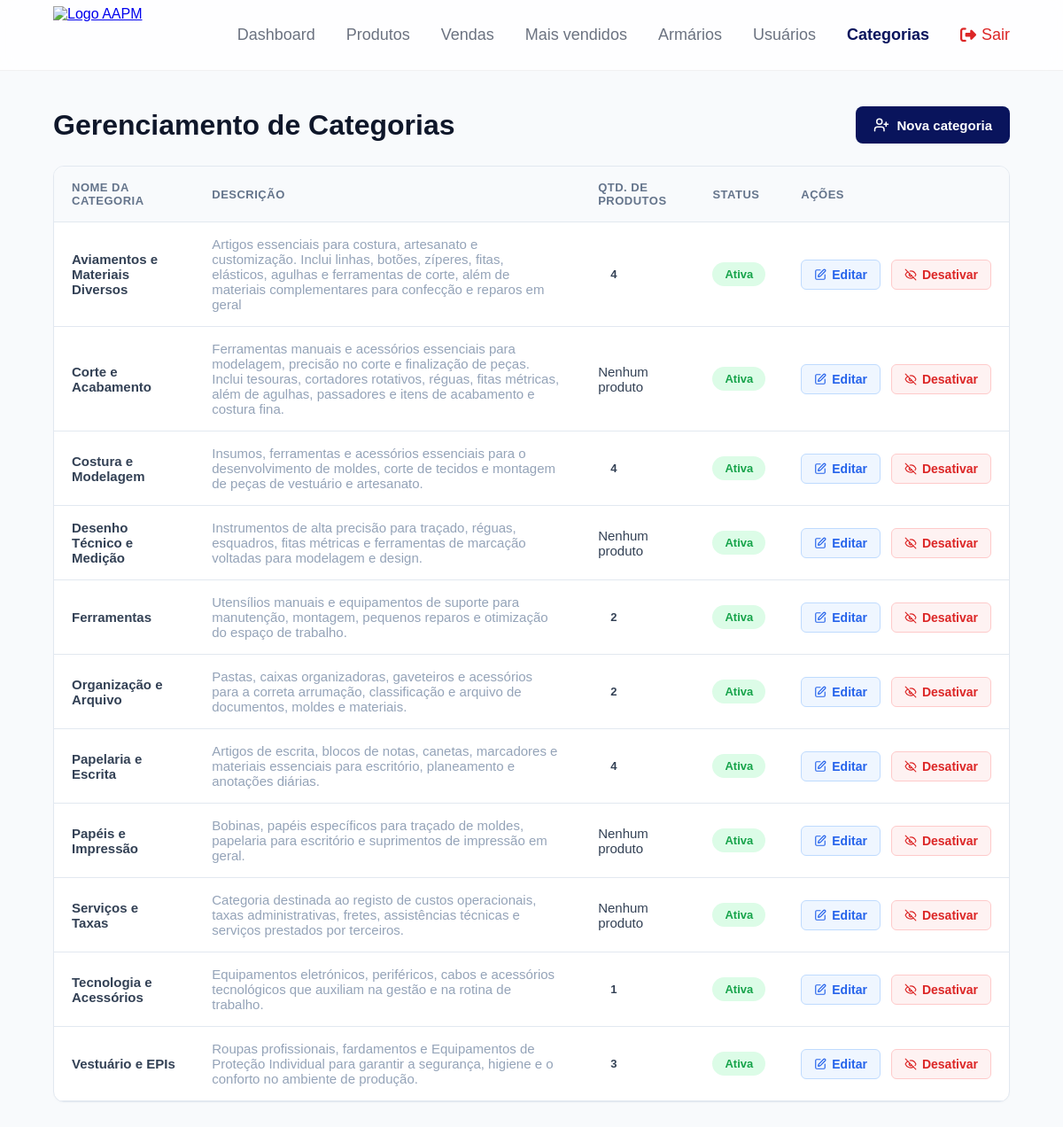
Page /categorias/ (signed in) on the committed database.
### app/models/categoria.py (models this page shows)
class Categoria(Base):
    __tablename__ = "categorias"
    id = Column(Integer, primary_key=True, index=True)
    nome = Column(String(100), unique=True, index=True, nullable=False)
    ativo = Column(Boolean, default=True)
    descricao = Column(String(255), nullable=True)
    produtos = relationship("Produto", back_populates="categoria", lazy="select")

### app/controllers/categorias_controller.py (the view)
@router.get("/")
def listar_categorias(
    request: Request,
    db: Session = Depends(get_db),
    admin = Depends(get_admin)
):
    categorias_db = db.query(Categoria).order_by(Categoria.nome).all()
    return templates.TemplateResponse(
        request,
        "categoria/index.html",
        {
            "request": request,
            "categorias": categorias_db,
            "usuario": admin
        }
    )

### app/templates/categoria/index.html (shortened to what this page needs)
<!DOCTYPE html>
<html lang="pt-BR">
<head>
    <link rel="stylesheet" href="/static/css/categoria.css">
    <link rel="stylesheet" href="https://cdnjs.cloudflare.com/ajax/libs/font-awesome/6.5.2/css/all.min.css">
</head>
<body>
    <header>
        <nav class="navbar">
            <div class="logo">
                <a href="#">
                    <img src="/static/img/logo.png" alt="Logo AAPM">
                </a>
            </div>
            <ul class="menu">
                <li><a href="/">Dashboard</a></li>
                <li><a href="/produtos">Produtos</a></li>
                <li><a href="/pdv/historico">Vendas</a></li>
                <li><a href="/mais_vendidos">Mais vendidos</a></li>
                <li><a href="/armarios">Armários</a></li>
                {% if usuario.role == 'admin' %}
                <li><a href="/usuarios" class="nav-link">Usuários</a></li>
                <li><a href="/categorias" class="active">Categorias</a></li>
                {% endif %}
                <li><a href="/auth/logout" class="btn-sair"><i class="fa-solid fa-right-from-bracket"></i> Sair</a></li>
            </ul>
        </nav>
    </header>
    <main class="main-content">
        <div class="page-header">
            <h1>Gerenciamento de Categorias</h1>
            <a href="/categorias/nova" class="btn-create">
                <i data-lucide="user-plus" style="width: 18px; height: 18px;"></i>
                Nova categoria
            </a>
        </div>
        <div class="table-container">
            <table>
                <thead>
                    <tr>
                        <th>Nome da Categoria</th>
                        <th>Descrição</th>
                        <th>Qtd. de Produtos</th>
                        <th>Status</th>
                        <th>Ações</th>
                    </tr>
                </thead>
                <tbody>
                    {% for c in categorias %}
                    <tr>
                        <td style="font-weight: 600;">{{ c.nome }}</td>
                        <td style="color: #94a3b8;">{{ c.descricao or 'Sem descrição' }}</td>
                        <td>
                            {% if c.produtos|length > 0 %}
                            <span class="badge badge-count">{{ c.produtos|length }}</span>
                            {% else %}
                            <span class="text-muted">Nenhum
                                produto</span>
                            {% endif %}
                        </td>
                        <td>
                            {% if c.ativo %}
                            <span class="badge badge-active">Ativa</span>
                            {% else %}
                            <span class="badge badge-inactive">Inativa</span>
                            {% endif %}
                        </td>
                        <td>
                            <div class="actions-cell">
                                <a href="/categorias/{{ c.id }}/editar" class="btn-edit">
                                    <i data-lucide="edit" style="width: 14px; height: 14px;"></i>
                                    Editar
                                </a>
                                <form action="/categorias/{{ c.id }}/toggle-ativa" method="post" style="display:inline">
                                    {% if c.ativo %}
                                    <button type="submit" class="btn-toggle deactivate">
                                        <i data-lucide="eye-off" style="width: 14px; height: 14px;"></i>
                                        Desativar
                                    </button>
                                    {% else %}
                                    <button type="submit" class="btn-toggle activate">
                                        <i data-lucide="eye" style="width: 14px; height: 14px;"></i>
                                        Ativar
                                    </button>
                                    {% endif %}
                                </form>
                            </div>
                        </td>
                    </tr>
                    {% endfor %}
                </tbody>
            </table>
        </div>
    </main>
</body>
</html>

### app/static/css/categoria.css (style rules this page uses)
* { margin: 0; padding: 0; box-sizing: border-box; }
body { font-family: Arial, sans-serif; min-height: 100vh; display: flex; flex-direction: column; background-color: #f8fafc; color: #334155; }
.navbar { width: 100%; height: 80px; background-color: rgba(255, 255, 255, 0.8); backdrop-filter: blur(10px); -webkit-backdrop-filter: blur(10px); display: flex; justify-content: space-between; align-items: center; padding: 0 60px; position: relative; z-index: 10; border-bottom: 1px solid rgba(0, 0, 0, 0.05); }
.logo img { height: 65px; width: auto; display: block; }
.menu { display: flex; gap: 35px; list-style: none; align-items: center; }
.menu a { text-decoration: none; color: #6b7280; font-size: 18px; font-weight: 500; transition: color 0.2s, font-weight 0.2s; }
.menu a:hover, .menu a.active { color: #09145c; font-weight: bold; }
.menu .nav-link { font-size: 18px; }
.menu a.btn-sair { color: #dc2626; display: flex; align-items: center; gap: 6px; font-weight: 500; }
.main-content { flex: 1; padding: 40px 60px; max-width: 1600px; width: 100%; margin: 0 auto; }
.page-header { display: flex; justify-content: space-between; align-items: center; margin-bottom: 25px; }
.page-header h1 { font-size: 32px; color: #0f172a; font-weight: 700; }
.btn-create { display: inline-flex; align-items: center; gap: 8px; background-color: #09145c; color: #ffffff; text-decoration: none; padding: 12px 20px; border-radius: 8px; font-weight: bold; font-size: 15px; transition: background-color 0.2s, transform 0.1s; }
.table-container { background: #ffffff; border-radius: 12px; overflow: hidden; border: 1px solid #e2e8f0; box-shadow: 0 1px 3px rgba(0, 0, 0, 0.02); }
table { width: 100%; border-collapse: collapse; text-align: left; font-size: 15px; }
th { background-color: #f8fafc; color: #64748b; font-weight: bold; padding: 16px 20px; font-size: 13px; letter-spacing: 0.5px; border-bottom: 1px solid #e2e8f0; text-transform: uppercase; }
td { padding: 16px 20px; border-bottom: 1px solid #e2e8f0; color: #334155; vertical-align: middle; }
.badge { display: inline-block; padding: 6px 14px; border-radius: 20px; font-size: 13px; font-weight: 600; text-align: center; }
.badge-active { background-color: #dcfce7; color: #16a34a; }
.actions-cell { display: flex; gap: 12px; align-items: center; }
.btn-edit, .btn-toggle { display: inline-flex; align-items: center; gap: 6px; font-size: 14px; font-weight: 600; text-decoration: none; padding: 8px 14px; border-radius: 6px; cursor: pointer; border: 1px solid transparent; transition: all 0.2s; }
.btn-edit { color: #2563eb; background-color: #eff6ff; border-color: #bfdbfe; }
.btn-toggle.deactivate { color: #dc2626; background-color: #fef2f2; border-color: #fecaca; }

### rows in the picture
Categoria: nome "Aviamentos e Materiais Diversos", descricao "Artigos essenciais para costura, artesanato e customização. Inclui linhas, botões, zíperes, fitas, elásticos, agulhas e ferramentas de corte, além de materiais complementares para confecção e reparos em geral", produtos|length "4", ativo "Ativa"
Categoria: nome "Corte e Acabamento", descricao "Ferramentas manuais e acessórios essenciais para modelagem, precisão no corte e finalização de peças. Inclui tesouras, cortadores rotativos, réguas, fitas métricas, além de agulhas, passadores e itens de acabamento e costura fina.", shows "Nenhum produto", ativo "Ativa"
Categoria: nome "Costura e Modelagem", descricao "Insumos, ferramentas e acessórios essenciais para o desenvolvimento de moldes, corte de tecidos e montagem de peças de vestuário e artesanato.", produtos|length "4", ativo "Ativa"
Categoria: nome "Desenho Técnico e Medição", descricao "Instrumentos de alta precisão para traçado, réguas, esquadros, fitas métricas e ferramentas de marcação voltadas para modelagem e design.", shows "Nenhum produto", ativo "Ativa"
Categoria: nome "Ferramentas", descricao "Utensílios manuais e equipamentos de suporte para manutenção, montagem, pequenos reparos e otimização do espaço de trabalho.", produtos|length "2", ativo "Ativa"
Categoria: nome "Organização e Arquivo", descricao "Pastas, caixas organizadoras, gaveteiros e acessórios para a correta arrumação, classificação e arquivo de documentos, moldes e materiais.", produtos|length "2", ativo "Ativa"
Categoria: nome "Papelaria e Escrita", descricao "Artigos de escrita, blocos de notas, canetas, marcadores e materiais essenciais para escritório, planeamento e anotações diárias.", produtos|length "4", ativo "Ativa"
Categoria: nome "Papéis e Impressão", descricao "Bobinas, papéis específicos para traçado de moldes, papelaria para escritório e suprimentos de impressão em geral.", shows "Nenhum produto", ativo "Ativa"
Categoria: nome "Serviços e Taxas", descricao "Categoria destinada ao registo de custos operacionais, taxas administrativas, fretes, assistências técnicas e serviços prestados por terceiros.", shows "Nenhum produto", ativo "Ativa"
Categoria: nome "Tecnologia e Acessórios", descricao "Equipamentos eletrónicos, periféricos, cabos e acessórios tecnológicos que auxiliam na gestão e na rotina de trabalho.", produtos|length "1", ativo "Ativa"
Categoria: nome "Vestuário e EPIs", descricao "Roupas profissionais, fardamentos e Equipamentos de Proteção Individual para garantir a segurança, higiene e o conforto no ambiente de produção.", produtos|length "3", ativo "Ativa"
